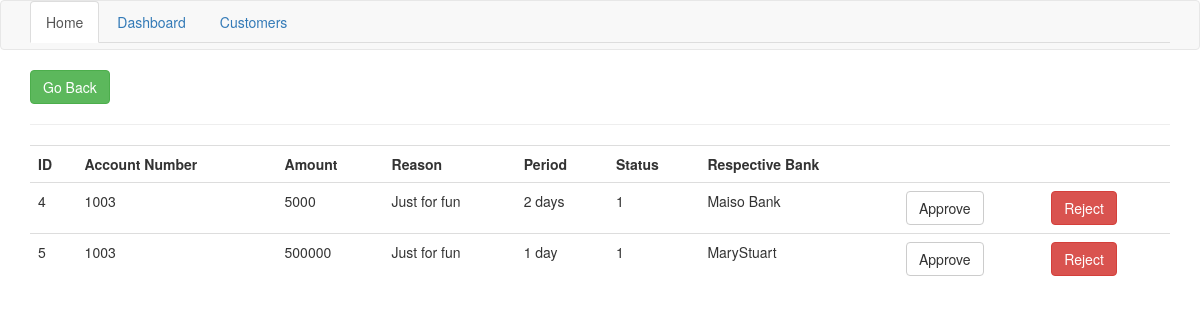
Page /loans on the committed database.
### tables this page shows
CREATE TABLE loans(
id INTEGER PRIMARY KEY AUTOINCREMENT,
acct_num TEXT NOT NULL,
amount TEXT NOT NULL,
reason TEXT NOT NULL,
period TEXT NOT NULL,
status INTEGER,
bank_id TEXT,
FOREIGN KEY (bank_id) REFERENCES banks(name)
);

### init.py (the view)
@app.route('/loans')
def loans():
    conn = connect(())
    loans = conn.execute("SELECT * FROM loans").fetchall()
    if loans:
        return render_template('loans.html', loans=loans)
    else:
        msg = 'No pending loans'
        render_template('loans.html', msg=msg)
    return render_template('loans.html')
    conn.commit()
    conn.close()

### init.py (called while the page is built)
def connect(self):
    return sqlite3.connect('banksys.db')

### templates/loans.html
{% extends 'layout.html' %}
{% block body %}
 <a class="btn btn-success" href="/dashboard">Go Back</a>
    <hr>
    <table class="table table-stripped">
        <tr>
            <th>ID</th>
            <th>Account Number</th>
            <th>Amount</th>
            <th>Reason</th>
            <th>Period</th>
            <th>Status</th>
            <th>Respective Bank</th>
            <th></th>
            <th></th>
        </tr>
        {% for loan in loans %}
            <tr>
                <td>{{loan[0]}}</td>
                <td>{{loan[1]}}</td>
                <td>{{loan[2]}}</td>
                <td>{{loan[3]}}</td>
                <td>{{loan[4]}}</td>
                <td>{{loan[5]}}</td>
                <td>{{loan[6]}}</td>
                <td>
                    <a class="btn btn-default" href="/approve_loan/{{loan[0]}}">Approve</a>
                </td>
                <td>
                    <form method="POST" action="{{url_for('reject_loan', id=loan[0])}}">
                        <input type="submit" value="Reject" class="btn btn-danger">
                    </form>
                </td>
            </tr>
        {% endfor %}
        </table>
{% endblock %}

### rows in the picture
loans: id "4", acct_num "1003", amount "5000", reason "Just for fun", period "2 days", status "1", bank "Maiso Bank"
loans: id "5", acct_num "1003", amount "500000", reason "Just for fun", period "1 day", status "1", bank "MaryStuart"
